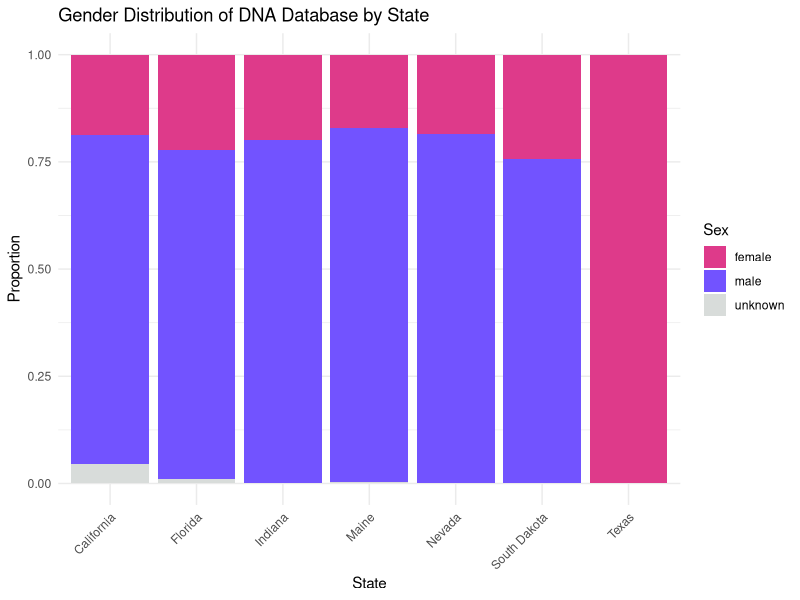
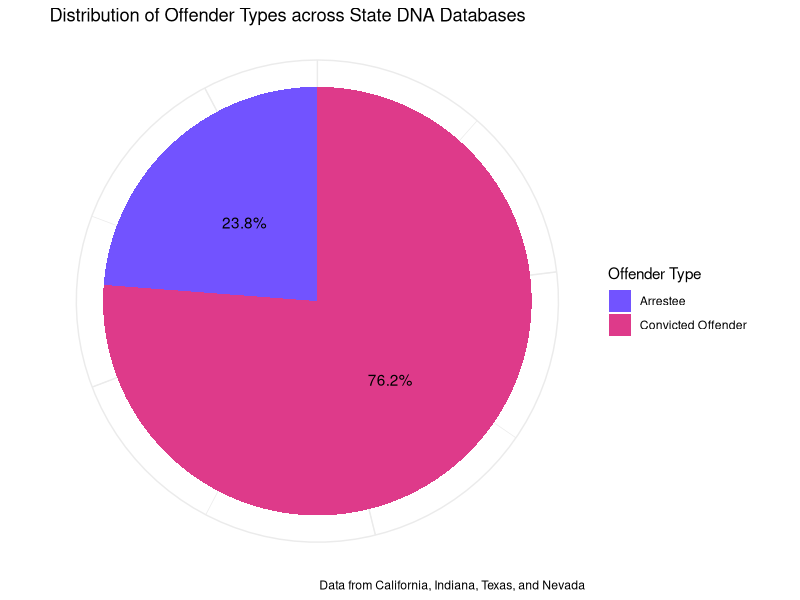
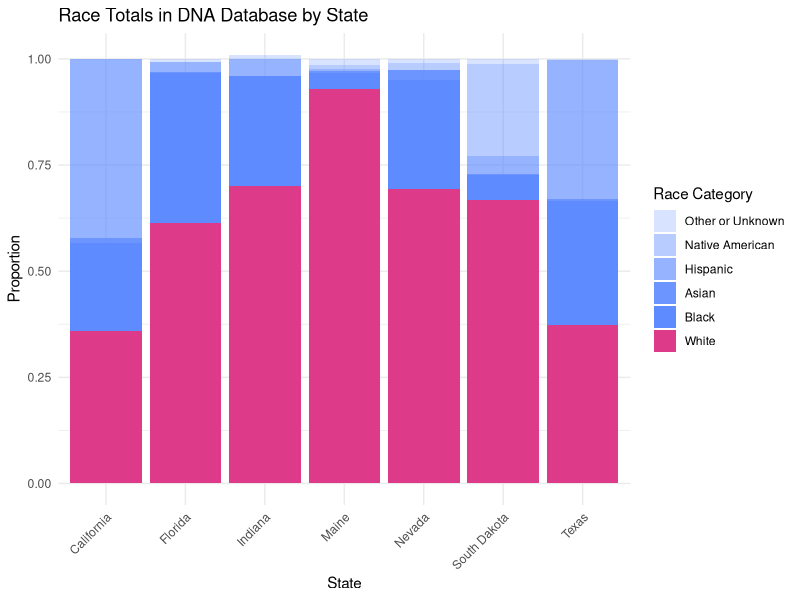
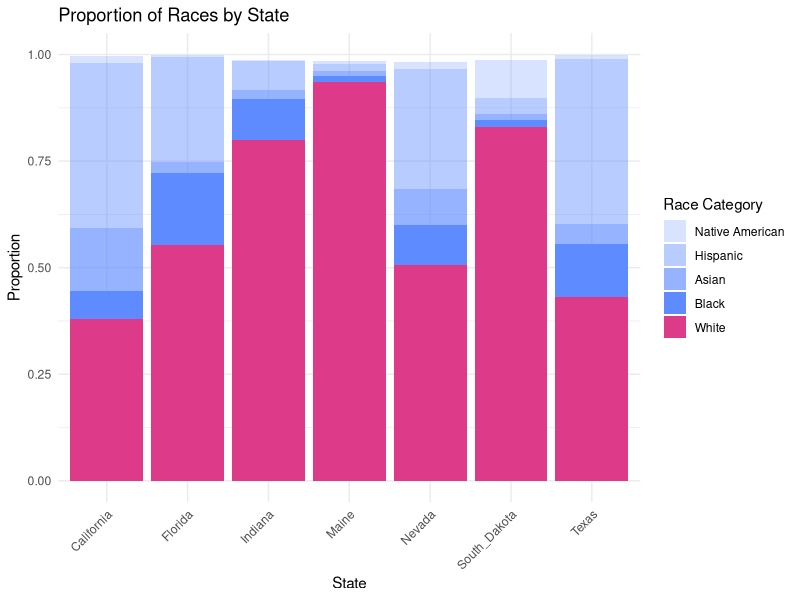
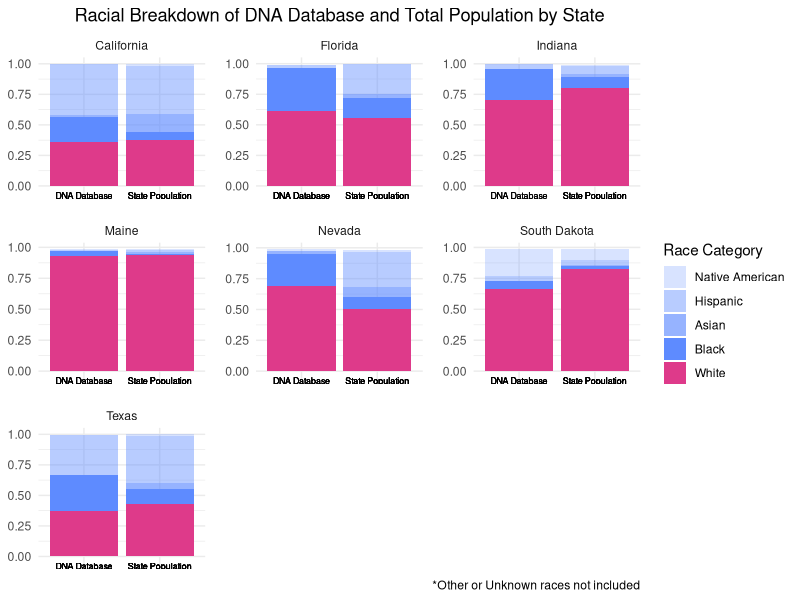
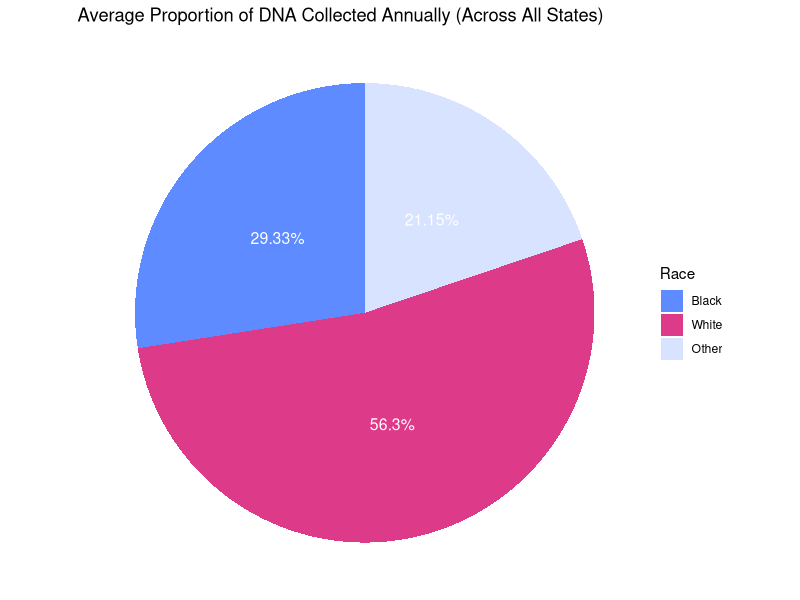
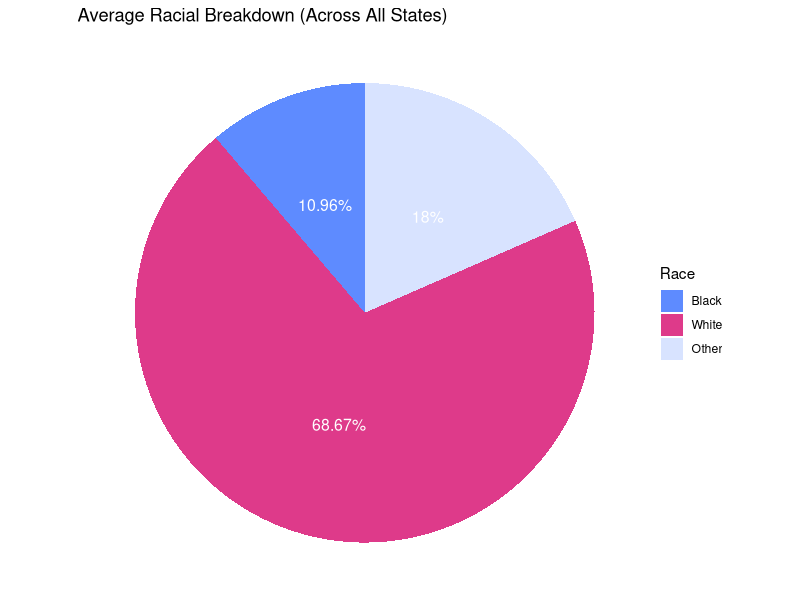
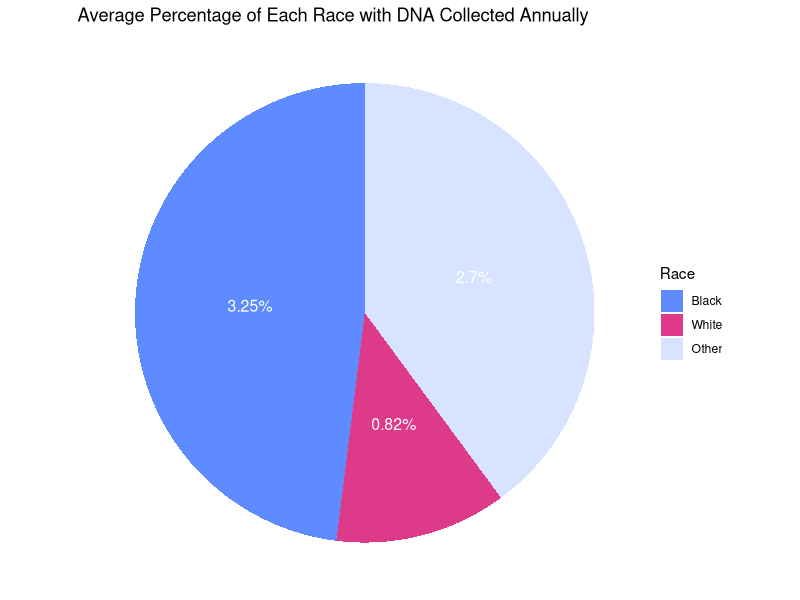

Source code (R) for these figures, in order:
## ---- chunk 1

knitr::opts_chunk$set(eval = TRUE, echo = FALSE, warning = FALSE, fig.width = 7, fig.height = 6)

if (!requireNamespace("tidyverse", quietly = TRUE)) {
  install.packages("tidyverse")
}

if (!requireNamespace("knitr", quietly = TRUE)) {
  install.packages("knitr")
}

if (!requireNamespace("patchwork", quietly = TRUE)) {
  install.packages("patchwork")
}


library(tidyverse)
library(knitr)
library(patchwork)
## ---- chunk 2
data <- read_csv("data/Murphy_Appendix_all_data.csv", show_col_types = FALSE) 

## ---- chunk 3
data <- data |>
  select(-file) 
## ---- chunk 4
  data <- data |> 
      mutate(
        # Check if 'proportion' is in the variable_detailed
        is_proportion = grepl("proportion", variable_detailed, ignore.case = TRUE),
         
        # Create value_type based on the presence of 'proportion'
        value_type = ifelse(is_proportion, 
                          "proportion", 
                          "number"),
          
          # Remove 'proportion' text from variable_detailed
          variable_detailed = ifelse(is_proportion, gsub("proportion", "", variable_detailed, ignore.case = TRUE), variable_detailed),
          
          # Trim whitespace
          variable_detailed = trimws(variable_detailed),
          
          # cleaned variable_detailed to numeric
          variable_detailed_numeric = suppressWarnings(as.numeric(variable_detailed)),
          
          # Update value_type to "number" if variable_detailed_numeric is greater than 1
          value_type = ifelse(!is.na(variable_detailed_numeric) & variable_detailed_numeric > 1, 
                              "number", 
                              value_type)
      ) |> 
      # Drop temporary columns
      select(-is_proportion, -variable_detailed_numeric)

## ---- chunk 5
data <- data |> 
    rename(variable_type = variatble_type)

## ---- chunk 6
#race
data <- data |> 
  mutate(
    variable_detailed = case_when(
      variable_type == "race" & grepl("\\basian\\b", variable_detailed, ignore.case = TRUE) ~ "asian_total",
      variable_type == "race" & grepl("\\bblack\\b", variable_detailed, ignore.case = TRUE) ~ "black_total",
      variable_type == "race" & grepl("\\bafrican_american\\b", variable_detailed, ignore.case = TRUE) ~ "black_total",
      variable_type == "race" & grepl("\\bblack_\\b", variable_detailed, ignore.case = TRUE) ~ "black_total",
      variable_type == "race" & grepl("\\bhispanic\\b", variable_detailed, ignore.case = TRUE) ~ "hispanic_total",
      variable_type == "race" & grepl("\\bhispanic_\\b", variable_detailed, ignore.case = TRUE) ~ "hispanic_total",
      variable_type == "race" & grepl("\\bnative\\b", variable_detailed, ignore.case = TRUE) ~ "native_american_total",
      variable_type == "race" & grepl("\\bamerican_indian\\b", variable_detailed, ignore.case = TRUE) ~ "native_american_total",
       variable_type == "race" & grepl("\\bnative_american\\b", variable_detailed, ignore.case = TRUE) ~ "native_american_total",
      variable_type == "race" & grepl("\\bwhite\\b", variable_detailed, ignore.case = TRUE) ~ "white_total",
      variable_type == "race" & grepl("\\bcausasian\\b", variable_detailed, ignore.case = TRUE) ~ "white_total",
      variable_type == "race" & grepl("\\bcaucasian\\b", variable_detailed, ignore.case = TRUE) ~ "white_total",
      variable_type == "race" & grepl("\\bcausasian_\\b", variable_detailed, ignore.case = TRUE) ~ "white_total",
      variable_type == "race" & grepl("\\bother\\b", variable_detailed, ignore.case = TRUE) ~ "other_total",
      variable_type == "race" & grepl("\\basian_offender\\b", variable_detailed, ignore.case = TRUE) ~ "asian_convicted_offender",
      variable_type == "race" & grepl("\\bblack_offender\\b", variable_detailed, ignore.case = TRUE) ~ "black_convicted_offender",
      variable_type == "race" & grepl("\\bhispanic_offender\\b", variable_detailed, ignore.case = TRUE) ~ "hispanic_convicted_offender",
      variable_type == "race" & grepl("\\bnative_american_offender\\b", variable_detailed, ignore.case = TRUE) ~ "native_american_convicted_offender",
      variable_type == "race" & grepl("\\bwhite_offender\\b", variable_detailed, ignore.case = TRUE) ~ "white_convicted_offender",
      variable_type == "race" & grepl("\\bcaucasian_offender\\b", variable_detailed, ignore.case = TRUE) ~ "white_convicted_offender",
      variable_type == "race" & grepl("\\bcaucasian_convicted_offender\\b", variable_detailed, ignore.case = TRUE) ~ "white_convicted_offender",
      variable_type == "race" & grepl("\\bother_offender\\b", variable_detailed, ignore.case = TRUE) ~ "other_convicted_offender",
      variable_type == "race" & grepl("\\bafrican_american__convicted_offender\\b", variable_detailed, ignore.case = TRUE) ~ "black_convicted_offender",
      variable_type == "race" & grepl("\\bafrican_american_convicted_offender\\b", variable_detailed, ignore.case = TRUE) ~ "black_convicted_offender",
      variable_type == "race" & grepl("\\bafrican_american_offender\\b", variable_detailed, ignore.case = TRUE) ~ "black_convicted_offender",
      variable_type == "race" & grepl("\\bafrican_american_arrestee\\b", variable_detailed, ignore.case = TRUE) ~ "black_arrestee",
      variable_type == "race" & grepl("\\bcaucasian_arrestee\\b", variable_detailed, ignore.case = TRUE) ~ "white_arrestee",
      TRUE ~ variable_detailed
    ))
    
#DNA collection breakdown
data <- data |> 
  mutate(
    variable_detailed = case_when(
      variable_type == "DNA_collection_breakdown" & grepl("asian", variable_detailed, ignore.case = TRUE) ~ "asian_annual",
      variable_type == "DNA_collection_breakdown" & grepl("black", variable_detailed, ignore.case = TRUE) ~ "black_annual",
      variable_type == "DNA_collection_breakdown" & grepl("hispanic", variable_detailed, ignore.case = TRUE) ~ "hispanic_annual",
      variable_type == "DNA_collection_breakdown" & grepl("native", variable_detailed, ignore.case = TRUE) ~ "native_american_annual",
      variable_type == "DNA_collection_breakdown" & grepl("white", variable_detailed, ignore.case = TRUE) ~ "white_annual",
      variable_type == "DNA_collection_breakdown" & grepl("other", variable_detailed, ignore.case = TRUE) ~ "other_annual",
      TRUE ~ variable_detailed
    )
  )
    
## ---- chunk 7
# Update 'variable_type' to 'race' where it is 'DNA_collection_breakdown'

data <- data |> 
  mutate(
    variable_type = ifelse(variable_type == "DNA_collection_breakdown", "race", variable_type))
## ---- chunk 8
#state demographic
data <- data |> 
  mutate(
    variable_detailed = case_when(
      variable_type == "state_demographic" & grepl("asian", variable_detailed, ignore.case = TRUE) ~ "asian_state",
      variable_type == "state_demographic" & grepl("black", variable_detailed, ignore.case = TRUE) ~ "black_state",
      variable_type == "state_demographic" & grepl("hispanic", variable_detailed, ignore.case = TRUE) ~ "hispanic_state",
      variable_type == "state_demographic" & grepl("native", variable_detailed, ignore.case = TRUE) ~ "native_american_state",
      variable_type == "state_demographic" & grepl("white", variable_detailed, ignore.case = TRUE) ~ "white_state",
      variable_type == "state_demographic" & grepl("other", variable_detailed, ignore.case = TRUE) ~ "other_state",
      TRUE ~ variable_detailed
    )
  )

## ---- chunk 9
# Update 'variable_type' to 'race' where it is 'state_demographic'

data <- data |> 
  mutate(
    variable_type = ifelse(variable_type == "state_demographic", "race", variable_type))
## ---- chunk 10
#population data collected variables
data <- data |> 
  mutate(
    variable_detailed = case_when(
      variable_type == "population_data_collected" & grepl("asian", variable_detailed, ignore.case = TRUE) ~ "asian_pop_collected",
      variable_type == "population_data_collected" & grepl("black", variable_detailed, ignore.case = TRUE) ~ "black_pop_collected",
      variable_type == "population_data_collected" & grepl("hispanic", variable_detailed, ignore.case = TRUE) ~ "hispanic_pop_collected",
      variable_type == "population_data_collected" & grepl("native", variable_detailed, ignore.case = TRUE) ~ "native_american_pop_collected",
      variable_type == "population_data_collected" & grepl("white", variable_detailed, ignore.case = TRUE) ~ "white_pop_collected",
      variable_type == "population_data_collected" & grepl("other", variable_detailed, ignore.case = TRUE) ~ "other_pop_collected",
      TRUE ~ variable_detailed
    )
  )
## ---- chunk 11
# Update 'variable_type' to 'race' where it is 'population_data_collected'

data <- data |> 
  mutate(
    variable_type = ifelse(variable_type == "population_data_collected", "race", variable_type))
## ---- chunk 12
#sex variable type
data <- data |> 
  mutate(
    variable_detailed = case_when(
      variable_type == "sex" & grepl("\\bfemale\\b", variable_detailed, ignore.case = TRUE) ~ "female_total",
      variable_type == "sex" & grepl("\\bfemale_\\b", variable_detailed, ignore.case = TRUE) ~ "female_total",
      variable_type == "sex" & grepl("\\bfemales\\b", variable_detailed, ignore.case = TRUE) ~ "female_total",
      variable_type == "sex" & grepl("\\bfemale_offender\\b", variable_detailed, ignore.case = TRUE) ~ "female_convicted_offender",
      variable_type == "sex" & grepl("\\bmale\\b", variable_detailed, ignore.case = TRUE) ~ "male_total",
      variable_type == "sex" & grepl("\\bmale_\\b", variable_detailed, ignore.case = TRUE) ~ "male_total",
      variable_type == "sex" & grepl("\\bmales\\b", variable_detailed, ignore.case = TRUE) ~ "male_total",
      TRUE ~ variable_detailed 
    )
  )
## ---- chunk 13
data <- data |> 
  mutate(
    variable_type = ifelse(variable_type == "gender", "sex", variable_type))
## ---- chunk 14
data <- data |> 
  mutate(
    variable_detailed = case_when(
      variable_type == "offender_type" & grepl("\\barrestee\\b", variable_detailed, ignore.case = TRUE) ~ "arrestee_total",
      variable_type == "offender_type" & grepl("\\barrested_offender\\b", variable_detailed, ignore.case = TRUE) ~ "arrestee_total",
      variable_type == "offender_type" & grepl("\\bconvicted_offender\\b", variable_detailed, ignore.case = TRUE) ~ "convicted_offender_total",
      variable_type == "offender_type" & grepl("\\bconviceted_offender\\b", variable_detailed, ignore.case = TRUE) ~ "convicted_offender_total",
      variable_type == "offender_type" & grepl("\\boffender\\b", variable_detailed, ignore.case = TRUE) ~ "convicted_offender_total",
      TRUE ~ variable_detailed 
    )
  )
## ---- chunk 15
write.csv(data, "data/murphy_foia_cleaned.csv")
## ---- chunk 16
data_sample <- data |> sample_n(5)
kable(data_sample, caption = "Sample of the Full Data")
## ---- chunk 17
#creating gender database
data_gender <- data |> 
  filter(variable_type == "sex")
## ---- chunk 18

#California totals
california_totals <- data_gender |> 
  filter(State == "California") |> 
  summarise(
    male_total = sum(value[grepl("male", variable_detailed, ignore.case = TRUE)]),
    female_total = sum(value[grepl("female", variable_detailed, ignore.case = TRUE)]),
    unknown_total = sum(value[grepl("unknown", variable_detailed, ignore.case = TRUE)])
  ) 

california_totals <- california_totals |>  
  pivot_longer(cols = everything(), names_to = "variable_detailed", values_to = "value")|> 
  mutate(
    State = "California",
    variable_type = "sex",
    value_type = "proportion"
  )
## ---- chunk 19
#create dataset with gender values as proportions only
data_gender_proportions <- data_gender  |> 
  group_by(State, variable_type, value_type) |>   # group by columns
  mutate(proportion = value / sum(value)) |>      # calculate proportion
  ungroup() |>                                    # Ungroup
  select(-value, -value_type)|>                   # remove value and value_type
  rename(proportion_value = proportion)           # Rename new column

data_gender_simplified <- data_gender_proportions |> 
  mutate(
 simplified_sex = case_when(
      str_detect(variable_detailed, "\\bmale\\b") ~ "male",
      str_detect(variable_detailed, "\\bmale_total\\b") ~ "male",
      str_detect(variable_detailed, "\\bmale_convicted_offender\\b") ~ "male",
      str_detect(variable_detailed, "\\bmale_arrestee\\b") ~ "male",
      str_detect(variable_detailed, "\\bfemale_total\\b") ~ "female",
      str_detect(variable_detailed, "\\bfemale_convicted_offender\\b") ~ "female",
      str_detect(variable_detailed, "\\bfemale_offender\\b") ~ "female",
      str_detect(variable_detailed, "\\bfemale_arrestee\\b") ~ "female",
      str_detect(variable_detailed, "\\bfemale\\b") ~ "female",
      TRUE ~ "unknown"
    )
  ) |> 
  group_by(State, simplified_sex) |> 
  summarize(total_value = sum(proportion_value), .groups = 'drop')

#stacked bar chart simplified
ggplot(data_gender_simplified, aes(x = State, y = total_value, fill = simplified_sex)) +
  geom_bar(stat = "identity") +  # Stacked bar chart by default
  scale_fill_manual(values = c("#DE3A8A", "#7253FF", "#D8DCDA")) +  # color palette
  labs(y = "Proportion", x = "State", title = "Gender Distribution of DNA Database by State", fill = "Sex") +
  theme_minimal() +
  theme(axis.text.x = element_text(angle = 45, hjust = 1))

## ---- chunk 20
data_offender_type <- data |> 
  filter(variable_type == "offender_type")

#pie chart of offender type

# Rename the offender types
data_offender_type_renamed <- data_offender_type |> 
  mutate(variable_detailed = case_when(
    variable_detailed == "arrestee_total" ~ "Arrestee",
    variable_detailed == "convicted_offender_total" ~ "Convicted Offender",
    TRUE ~ variable_detailed
  ))

# Filter and group by offender type, then summarize
data_offender_type_summarized <- data_offender_type_renamed |> 
  filter(variable_detailed %in% c("Arrestee", "Convicted Offender")) |> 
  group_by(variable_detailed) |> 
  summarize(total_value = sum(value, na.rm = TRUE))

# Calculate total sum of the summarized data
full_value <- sum(data_offender_type_summarized$total_value, na.rm = TRUE)

# Calculate percentages and create labels
data_offender_type_summarized <- data_offender_type_summarized |> 
  mutate(percentage = total_value / full_value * 100,
         label = paste0(round(percentage, 1), "%"))

# Create the pie chart
ggplot(data_offender_type_summarized, aes(x = "", y = total_value, fill = variable_detailed)) +
  geom_bar(stat = "identity", width = 1) +
  coord_polar("y") +  # Converts bar chart to pie chart
  labs(title = "Distribution of Offender Types across State DNA Databases", caption = "Data from California, Indiana, Texas, and Nevada", fill = "Offender Type") +
  geom_text(aes(label = label), position = position_stack(vjust = 0.5)) +
  theme_minimal() +
  theme(axis.title.x = element_blank(),
        axis.title.y = element_blank(),
        axis.ticks = element_blank(),
        axis.text = element_blank()) +
  scale_fill_manual(values = c("#7253FF", "#DE3A8A"))

## ---- chunk 21
#create data set with variable_type "race"
data_race <- data |> 
  filter(variable_type == "race")

#Summary stats
data_state <- data_race |> 
  filter(str_detect(variable_detailed, "_state"))

black_state <- data_state |> 
  filter(variable_detailed == "black_state") |>
  mutate(percentage = round(value * 100, 2))

# Top 3 states with the highest value for "black_state"
top_3_highest <- black_state |> 
  arrange(desc(percentage)) |> 
  slice_head(n = 3) |> 
  select(State, percentage)

# Top 3 states with the lowest value for "black_state"
top_3_lowest <- black_state |> 
  arrange(percentage) |> 
  slice_head(n = 3) |> 
  select(State, percentage)

# Average value for "black_state" across all states
average_black <- black_state |> 
  summarise(average_proportion = mean(value, na.rm = TRUE) * 100)

# Output the results

kable(top_3_highest, caption = "States with Highest Black Population", format = "markdown")

# Display the top 3 lowest states table
kable(top_3_lowest, caption = "States with Lowest Black Population", format = "markdown")
## ---- chunk 22
# Display the average value table
kable(average_black, caption = "Average Black Population Proportion Across All States", format = "markdown")


## ---- chunk 23
#create a data set with totals combining "convicted_offender" and "arrestee" data into totals by race
convicted_arrestee_totals <- data_race |> 
  filter(str_detect(variable_detailed, "_convicted_offender|_arrestee")) |> 
  mutate(variable_detailed = str_replace(variable_detailed, "_convicted_offender|_arrestee", "_total")) |> 
  group_by(State, variable_detailed) |> 
  summarize(value = sum(value), .groups = 'drop') |>
  mutate(value_type = "number")

# Combine and process race_totals
race_totals <- data_race |> 
  mutate(variable_detailed = case_when(
    str_detect(variable_detailed, "other_total|unknown") ~ "other_or_unknown",
    TRUE ~ variable_detailed
  )) |> 
  filter(str_detect(variable_detailed, "_total") | str_detect(variable_detailed, "other_or_unknown"))

# Add convicted_arrestee_totals to race_totals
race_totals <- race_totals |> 
  bind_rows(convicted_arrestee_totals) |> 
  group_by(State, variable_detailed) |> 
  summarize(value = sum(value), value_type = first(value_type), .groups = 'drop') |> 
  ungroup()

# Calculate the proportion value within each state
race_totals <- race_totals |> 
  group_by(State) |> 
  mutate(proportion_value = ifelse(value_type == "number", value / sum(value), NA)) |> 
  ungroup()

#keep already calculated proportions and remove value_type column
race_totals <- race_totals |> 
  mutate(proportion_value = ifelse(is.na(proportion_value), value, proportion_value)) |> 
  select(-value_type)

race_totals <- race_totals |> 
  mutate(percentage = round(proportion_value * 100, 2))

# Replace race category names for clarity
race_totals <- race_totals |> 
  mutate(variable_detailed = case_when(
    variable_detailed == "white_total" ~ "White",
    variable_detailed == "black_total" ~ "Black",
    variable_detailed == "asian_total" ~ "Asian",
    variable_detailed == "hispanic_total" ~ "Hispanic",
    variable_detailed == "native_american_total" ~ "Native American",
    variable_detailed == "other_total" ~ "Other or Unknown",
    variable_detailed == "other_or_unknown" ~ "Other or Unknown",
    TRUE ~ variable_detailed
  ))

average_black_database <- race_totals |> 
  filter(variable_detailed == "Black") |> 
  summarise(average_proportion = mean(percentage, na.rm = TRUE))

#and calculate average proportion of black people in DNA databases (use race_totals)
kable(average_black_database, caption = "Average Black Proportion In DNA Databases Across All States", format = "markdown")
## ---- chunk 24


# Set the desired order for race categories
desired_order <- c("Other or Unknown", "Native American", "Hispanic", "Asian", "Black", "White")

# Create the bar plot
ggplot(race_totals |> 
       mutate(variable_detailed = factor(variable_detailed, levels = desired_order)),
       aes(x = State, y = proportion_value, fill = variable_detailed)) +
  geom_bar(stat = "identity") + 
  labs(title = "Race Totals in DNA Database by State",
       x = "State",
       y = "Proportion",
       fill = "Race Category") +
  scale_fill_manual(values = c("#5E8BFF3D", "#5E8BFF70", "#5E8BFFA6","#5E8BFFE8", "#5E8BFF", "#DE3A8A")) +
  theme_minimal() +
  theme(axis.text.x = element_text(angle = 45, hjust = 1))


#"#5E8BFF26", "#5E8BFF3D", "#5E8BFF70", "#5E8BFFA6","#5E8BFFE8", "#5E8BFF", "#DE3A8A"
## ---- chunk 25

#bar plot of state totals

selected_states <- c("California", "Florida", "Indiana", "Maine", "Nevada", "South_Dakota", "Texas")

select_states <- data_state |> 
  filter(State %in% selected_states) |> 
  mutate(variable_detailed = case_when(
    variable_detailed == "white_state" ~ "White",
    variable_detailed == "black_state" ~ "Black",
    variable_detailed == "asian_state" ~ "Asian",
    variable_detailed == "hispanic_state" ~ "Hispanic",
    variable_detailed == "native_american_state" ~ "Native American",
    TRUE ~ variable_detailed
  ))

desired_order <- c("Native American", "Hispanic", "Asian", "Black", "White")

ggplot(select_states |>
       mutate(variable_detailed = factor(variable_detailed, levels = desired_order)),
       aes(x = State, y = value, fill = variable_detailed)) +
  geom_bar(stat = "identity") +
  labs(title = "Proportion of Races by State", x = "State", y = "Proportion", fill = "Race Category") +
  scale_fill_manual(values = c("#5E8BFF3D", "#5E8BFF70", "#5E8BFFA6", "#5E8BFF", "#DE3A8A")) +
  theme_minimal() +
  theme(axis.text.x = element_text(angle = 45, hjust = 1))
## ---- chunk 26

#side by side plots
#desired_order <- c("Other or Unknown", "Native American", "Hispanic", "Asian", "Black", "White")

#selected_states <- c("Texas")

#plot1 <- ggplot(race_totals |> 
#        filter(State %in% selected_states) |> 
#       mutate(variable_detailed = factor(variable_detailed, levels = #desired_order)),
#       aes(x = State, y = proportion_value, fill = #variable_detailed)) +
#  geom_bar(stat = "identity") + 
#  labs(title = "DNA Database",
#       x = NULL,
#       y = "Proportion") +
#  scale_fill_manual(values = c("#5E8BFF26", "#5E8BFF3D", #"#5E8BFF70", "#5E8BFFA6", "#5E8BFF", "#DE3A8A")) +
#  theme_minimal() +
#  theme(legend.position = "none") +
#  theme(axis.text.x = element_text(angle = 45, hjust = 1))

#data_state <- data_race |> 
#  filter(str_detect(variable_detailed, "_state"))

#selected_states <- c("Texas")

#select_states <- data_state |> 
#  filter(State %in% selected_states) |> 
#  mutate(variable_detailed = case_when(
#    variable_detailed == "white_state" ~ "White",
#    variable_detailed == "black_state" ~ "Black",
#    variable_detailed == "asian_state" ~ "Asian",
#    variable_detailed == "hispanic_state" ~ "Hispanic",
#    variable_detailed == "native_american_state" ~ "Native American",
#    TRUE ~ variable_detailed
#  ))

#desired_order <- c("Native American", "Hispanic", "Asian", "Black", #"White")

#plot2 <- ggplot(select_states |>
#       mutate(variable_detailed = factor(variable_detailed, levels = #desired_order)),
#       aes(x = State, y = value, fill = variable_detailed)) +
#  geom_bar(stat = "identity") +
#  labs(title = "State Population", x = NULL, y = "Proportion", fill #= "Race Category") +
#  scale_fill_manual(values = c("#5E8BFF3D", "#5E8BFF70", #"#5E8BFFA6", "#5E8BFF", "#DE3A8A")) +
#  theme_minimal() +
#  theme(axis.text.x = element_text(angle = 45, hjust = 1))

#combined_plot <- plot1 + plot2 +
#  theme(plot.margin = margin(10, 10, 10, 10)) +
#  plot_annotation(title = "Racial Breakdown of DNA Database and Total Population in Texas") +
#  plot_spacer()
#combined_plot
## ---- chunk 27
combined_data <- race_totals |> 
  mutate(dataset = "DNA Database",
         variable_detailed = factor(variable_detailed, levels = desired_order),
         proportion_value = proportion_value) |>
  select(State, variable_detailed, proportion_value, dataset) |> 
  rename(value = proportion_value) |>
  bind_rows(
    data_race |> 
      filter(str_detect(variable_detailed, "_state")) |> 
      mutate(
        variable_detailed = case_when(
          variable_detailed == "white_state" ~ "White",
          variable_detailed == "black_state" ~ "Black",
          variable_detailed == "asian_state" ~ "Asian",
          variable_detailed == "hispanic_state" ~ "Hispanic",
          variable_detailed == "native_american_state" ~ "Native American",
          TRUE ~ variable_detailed
        ),
        dataset = "State Population",
        variable_detailed = factor(variable_detailed, levels = desired_order)
      ) |> 
      select(State, variable_detailed, value, dataset)
  )

combined_data <- combined_data |> 
  mutate(
    State = case_when(
      State == "South_Dakota" ~ "South Dakota",
      TRUE ~ State)
  )

combined_data <- combined_data |> 
  filter(State %in% unique(combined_data$State[combined_data$dataset == "DNA Database"]))|>
  filter(!is.na(variable_detailed))

label_data <- combined_data  |> 
  group_by(State, dataset, variable_detailed)  |> 
  summarize(value = sum(value))  |> 
  ungroup()

## ---- chunk 28

# Plot using facet_wrap
combined_plot <- ggplot(combined_data, aes(x = dataset, y = value, fill = variable_detailed)) +
  geom_bar(stat = "identity", position = "stack") +
  geom_text(data = label_data, aes(x = dataset, y = -0.05, label = dataset),
            size = 2.25,  # Make the text smaller
            vjust = 1, 
            hjust = 0.5, 
            fontface = "plain") + 
  labs(title = "Racial Breakdown of DNA Database and Total Population by State",
       x = "Dataset",
       y = "Proportion",
       fill = "Race Category",
       caption = "*Other or Unknown races not included") +
  scale_fill_manual(values = c("#5E8BFF3D", "#5E8BFF70", "#5E8BFFA6", "#5E8BFF", "#DE3A8A")) +
  theme_minimal() +
  theme(
    plot.title = element_text(hjust = 0.5),
    axis.text.x = element_blank(),
    axis.title.x = element_blank(),
    strip.text.y = element_blank(),  # Removes y-axis strip labels if necessary
    axis.title.y = element_blank(),    # Removes y-axis title if it's not needed
    panel.spacing = unit(1, "lines")
  ) +
  facet_wrap(~ State, scales = "free_y", ncol = 3)

# Display the combined plot
combined_plot

## ---- chunk 29
#Racial Breakdown of Annual DNA Collection - extremes and averages (states with highest collection and average for black people and white people)
data_annual <- data_race |> 
  filter(value_type == "proportion" & str_detect(variable_detailed, "_annual"))

# Filter for Black annual data
black_annual <- data_annual |> 
  filter(str_detect(variable_detailed, "black_annual"))

avg_black_annual <- black_annual |> 
  summarise(percentage = round(mean(value, na.rm = TRUE) * 100, 2))

#and calculate average proportion of black people with DNA collected annually
kable(avg_black_annual, caption = "Average Proportion of DNA collected Annually that is from Black Americans (Across All States)", format = "markdown")

white_annual <- data_annual |> 
  filter(str_detect(variable_detailed, "white_annual"))

avg_white_annual <- white_annual |> 
  summarise(percentage = round(mean(value, na.rm = TRUE) * 100, 2))

#and calculate average proportion of black people with DNA collected annually
kable(avg_white_annual, caption = "Average Proportion of DNA collected Annually from White Americans (Across All States)", format = "markdown")
## ---- chunk 30
data_annual_pie <- data_annual |> 
  mutate(race_category = case_when(
    str_detect(variable_detailed, "black_annual") ~ "Black",
    str_detect(variable_detailed, "white_annual") ~ "White",
    TRUE ~ "Other")) |> 
    group_by(State, race_category) |> 
  summarise(total_value = sum(value, na.rm = TRUE), .groups = "keep")

summary_data_annual_pie <- data_annual_pie |> 
  group_by(race_category) |> 
  summarise(avg_data_annual = mean(total_value, na.rm = TRUE))

summary_data_annual_pie <- summary_data_annual_pie |> 
  mutate(label = paste0(round(avg_data_annual * 100, 2), "%")) |> 
  mutate(race_category = factor(race_category, levels = c("Black", "White", "Other")))

# Create the pie chart
ggplot(summary_data_annual_pie, aes(x ="", y = avg_data_annual, fill = race_category)) +
  geom_bar(stat = "identity", width = 1) +
  coord_polar("y") +
   geom_text(aes(label = label), position = position_stack(vjust = 0.5), color = "white", size = 4) +
  theme_void() +
  labs(title = "Average Proportion of DNA Collected Annually (Across All States)",
       fill = "Race") +
  scale_fill_manual(values = c("#5E8BFF", "#DE3A8A", "#5E8BFF3D"))

data_state <- data_state |> 
  mutate(race_category = case_when(
    str_detect(variable_detailed, "black_state") ~ "Black",
    str_detect(variable_detailed, "white_state") ~ "White",
    TRUE ~ "Other")) |> 
    group_by(State, race_category) |> 
  summarise(total_value = sum(value, na.rm = TRUE), .groups = "keep")

summary_data_state <- data_state |> 
  group_by(race_category) |> 
  summarise(avg_data_state = mean(total_value, na.rm = TRUE))

summary_data_state <- summary_data_state |> 
  mutate(label = paste0(round(avg_data_state * 100, 2), "%")) |> 
  mutate(race_category = factor(race_category, levels = c("Black", "White", "Other")))

# Create the pie chart
ggplot(summary_data_state, aes(x ="", y = avg_data_state, fill = race_category)) +
  geom_bar(stat = "identity", width = 1) +
  coord_polar("y") +
   geom_text(aes(label = label), position = position_stack(vjust = 0.5), color = "white", size = 4) +
  theme_void() +
  labs(title = "Average Racial Breakdown (Across All States)",
       fill = "Race") +
  scale_fill_manual(values = c("#5E8BFF", "#DE3A8A", "#5E8BFF3D"))

#combined_plot <- plot1 + plot2 +
#  plot_annotation(title = "Side by Side Pie Charts of Proportion of Races with DNA #Collected and Racial Breakdown of the Population Across All States") +
#  plot_layout(ncol = 2) & theme(plot.margin = unit(c(1, 2, 1, 2), "cm")) +
#  plot_spacer()
#combined_plot
## ---- chunk 31
# Find the state with the highest value of black_annual
state_highest_black_annual <- black_annual |> 
  filter(value == max(value, na.rm = TRUE)) |> 
  mutate(percentage = value * 100) |> 
  select(State, percentage)

# Find the state with the lowest value of black_annual
state_lowest_black_annual <- black_annual |> 
  filter(value == min(value, na.rm = TRUE)) |> 
  mutate(percentage = value * 100) |> 
  select(State, percentage)

# Print the results
kable(state_highest_black_annual, caption = "State with Highest Proportion of Black American DNA Collected Annually", format = "markdown")
kable(state_lowest_black_annual, caption = "State with Lowest Proportion of Black American DNA Collected Annually", format = "markdown")


# Find the state with the highest value of white_annual
state_highest_white_annual <- white_annual |> 
  filter(value == max(value, na.rm = TRUE)) |> 
  mutate(percentage = value * 100) |> 
  select(State, percentage)

# Find the state with the lowest value of white_annual
state_lowest_white_annual <- white_annual |> 
  filter(value == min(value, na.rm = TRUE)) |> 
  mutate(percentage = value * 100) |> 
  select(State, percentage)

# Print the results
kable(state_highest_white_annual, caption = "State with Highest Proportion of White American DNA Collected Annually", format = "markdown")
kable(state_lowest_white_annual, caption = "State with Lowest Proportion of White American DNA Collected Annually", format = "markdown")



## ---- chunk 32
#Graph showing stats of percent of population 

data_pop_collected <- data_race |> 
  filter(str_detect(variable_detailed, "_pop_collected")) |> 
  mutate(race_category = case_when(
    str_detect(variable_detailed, "black") ~ "Black",
    str_detect(variable_detailed, "white") ~ "White",
    TRUE ~ "Other"
  )) |> 
    group_by(State, race_category) |> 
  summarise(total_value = sum(value, na.rm = TRUE), .groups = "keep")

summary_pop_collected <- data_pop_collected |> 
  group_by(race_category) |> 
  summarise(avg_pop_collected = mean(total_value, na.rm = TRUE))

summary_pop_collected <- summary_pop_collected |> 
  mutate(label = paste0(round(avg_pop_collected * 100, 2), "%")) |> 
  mutate(race_category = factor(race_category, levels = c("Black", "White", "Other")))

# Create the pie chart
ggplot(summary_pop_collected, aes(x ="", y = avg_pop_collected, fill = race_category)) +
  geom_bar(stat = "identity", width = 1) +
  coord_polar("y") +
   geom_text(aes(label = label), position = position_stack(vjust = 0.5), color = "white", size = 4) +
  theme_void() +
  labs(title = "Average Percentage of Each Race with DNA Collected Annually",
       fill = "Race") +
  scale_fill_manual(values = c("#5E8BFF", "#DE3A8A", "#5E8BFF3D"))

## ---- chunk 33
